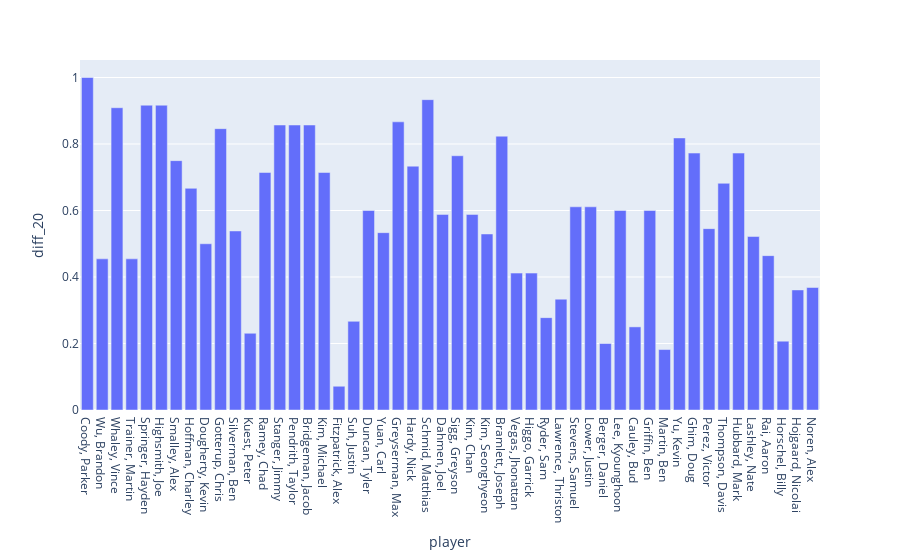

Notebook source saved alongside this figure:
### Code cell
px.bar(df.sort_values('odds_20')[-50:],
       x='player',
       y='diff_20')

### Figure 1 — Plotly figure (JSON) as saved in the notebook; plotly's stock layout.template omitted (floating-point values rounded to 4 significant figures)
{"data": [{"alignmentgroup": "True", "hovertemplate": "player=%{x}<br>diff_20=%{y}<extra></extra>", "legendgroup": "", "marker": {"color": "#636efa", "pattern": {"shape": ""}}, "name": "", "offsetgroup": "", "orientation": "v", "showlegend": false, "textposition": "auto", "type": "bar", "x": ["Coody, Parker", "Wu, Brandon", "Whaley, Vince", "Trainer, Martin", "Springer, Hayden", "Highsmith, Joe", "Smalley, Alex", "Hoffman, Charley", "Dougherty, Kevin", "Gotterup, Chris", "Silverman, Ben", "Kuest, Peter", "Ramey, Chad", "Stanger, Jimmy", "Pendrith, Taylor", "Bridgeman, Jacob", "Kim, Michael", "Fitzpatrick, Alex", "Suh, Justin", "Duncan, Tyler", "Yuan, Carl", "Greyserman, Max", "Hardy, Nick", "Schmid, Matthias", "Dahmen, Joel", "Sigg, Greyson", "Kim, Chan", "Kim, Seonghyeon", "Bramlett, Joseph", "Vegas, Jhonattan", "Higgo, Garrick", "Ryder, Sam", "Lawrence, Thriston", "Stevens, Samuel", "Lower, Justin", "Berger, Daniel", "Lee, Kyounghoon", "Cauley, Bud", "Griffin, Ben", "Martin, Ben", "Yu, Kevin", "Ghim, Doug", "Perez, Victor", "Thompson, Davis", "Hubbard, Mark", "Lashley, Nate", "Rai, Aaron", "Horschel, Billy", "Hojgaard, Nicolai", "Noren, Alex"], "xaxis": "x", "y": [1, 0.4545, 0.9091, 0.4545, 0.9167, 0.9167, 0.75, 0.6667, 0.5, 0.8462, 0.5385, 0.2308, 0.7143, 0.8571, 0.8571, 0.8571, 0.7143, 0.07143, 0.2667, 0.6, 0.5333, 0.8667, 0.7333, 0.9333, 0.5882, 0.7647, 0.5882, 0.5294, 0.8235, 0.4118, 0.4118, 0.2778, 0.3333, 0.6111, 0.6111, 0.2, 0.6, 0.25, 0.6, 0.1818, 0.8182, 0.7727, 0.5455, 0.6818, 0.7727, 0.5217, 0.4643, 0.2069, 0.3611, 0.3684], "yaxis": "y"}], "layout": {"barmode": "relative", "legend": {"tracegroupgap": 0}, "margin": {"t": 60}, "xaxis": {"anchor": "y", "domain": [0, 1], "title": {"text": "player"}}, "yaxis": {"anchor": "x", "domain": [0, 1], "title": {"text": "diff_20"}}}}
